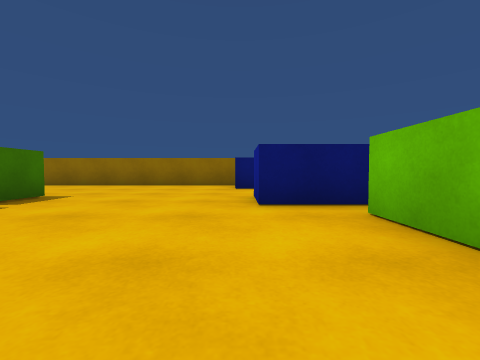
[1] (above)

17 first-person views from a walk through a scene from a Unity 3-D project. The camera is 0.51 m above the floor, tilts 2° down and sees 90° across. The floor is counted in squares, 1 m on a side. Each view is taken from the middle of a square. On the plan, view 1 faces up. The plan holds only what a view shows up to about 9 squares ahead; the rest is blank. The place goes on beyond the plan. The player character is not drawn. Surface patterns are stand-ins for the level's own textures.

[2]
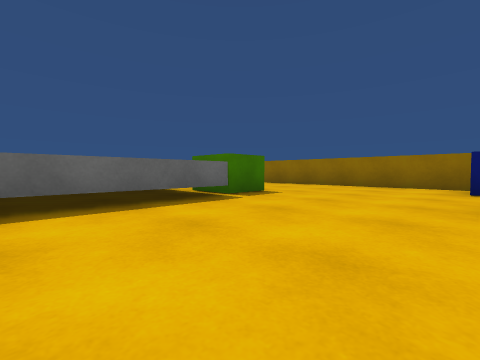

[3]
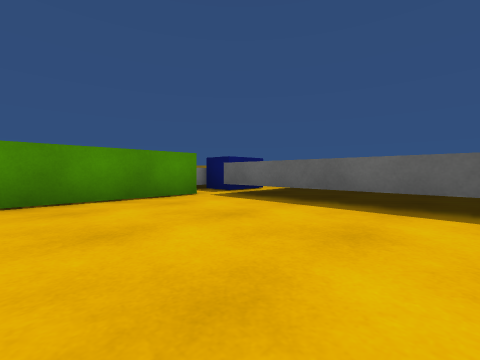

[4]
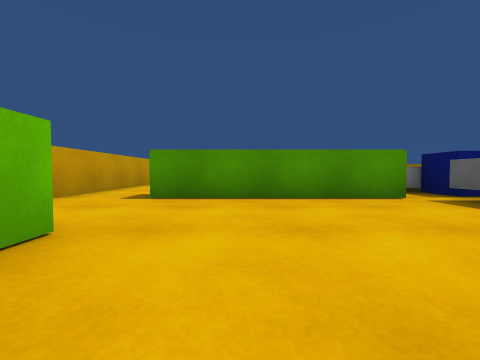

[5]
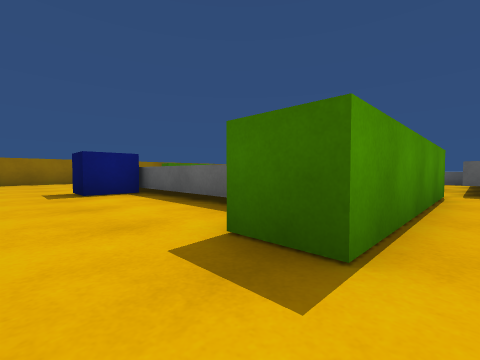

[6]
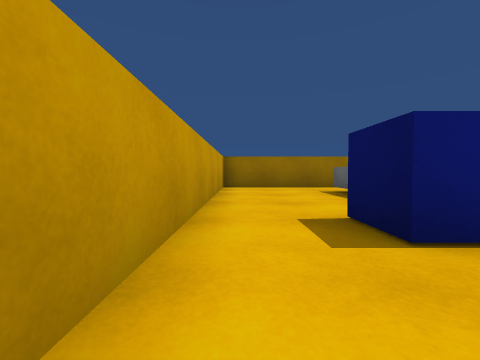

[7]
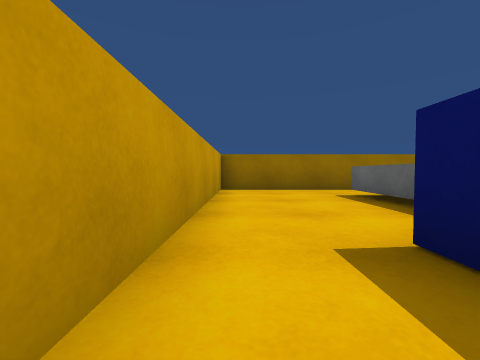

[8]
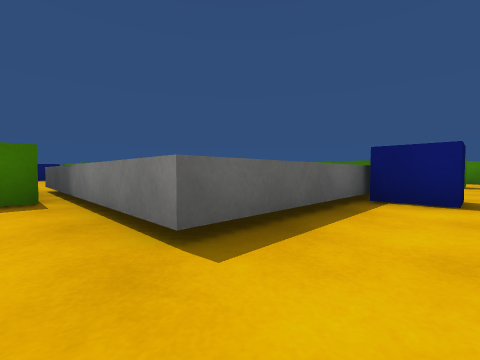

[9]
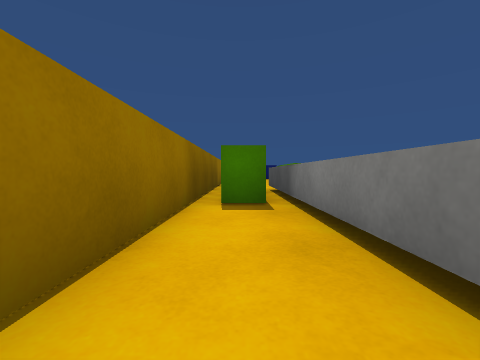

[10]
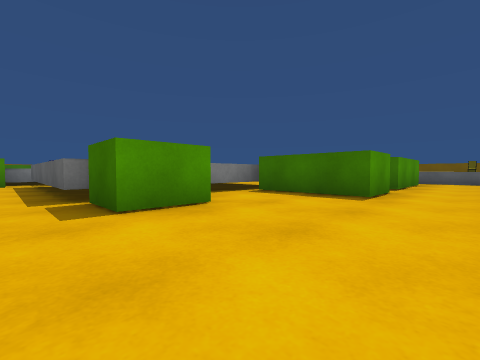

[11]
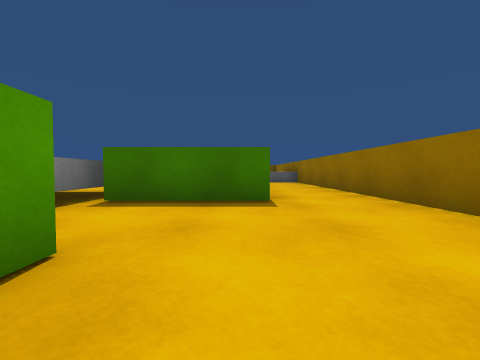

[12]
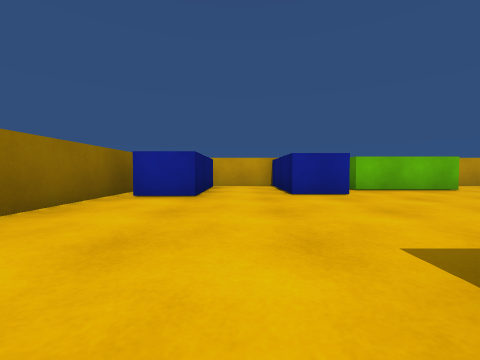

[13]
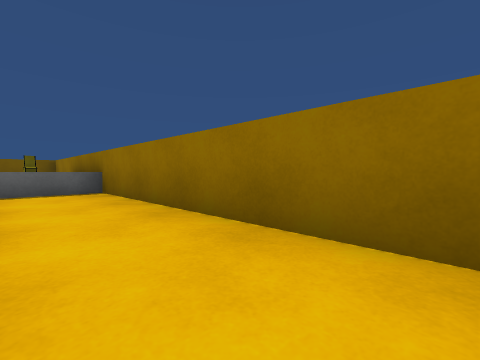

[14]
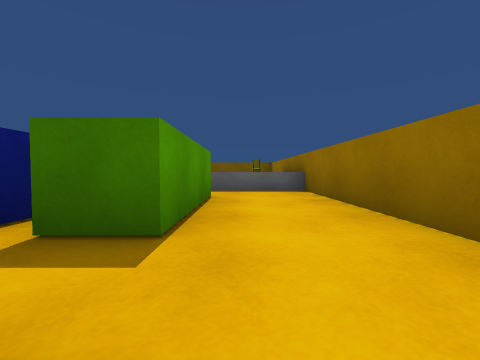

[15]
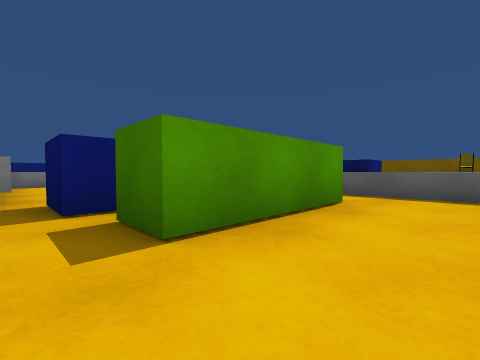

[16]
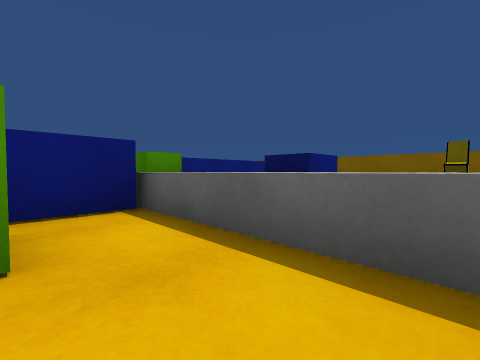

[17]
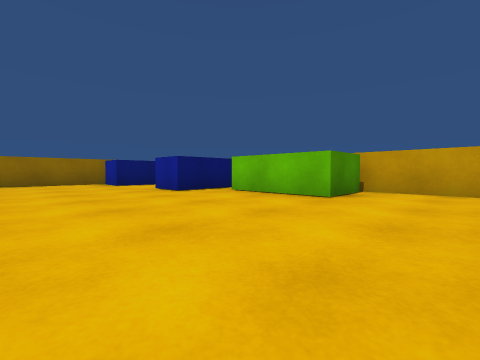

### Floor plan
Key: @ floor where view 1 was taken; # wall or solid block; x gap in a wall; . floor; ^ raised ledge; B green block; L blue block.
Columns run from 18 left of view 1 to 4 right of it. Each row starts with its distance up from view 1.
  9 ####################
  8 ^ ^...............##
  7 ^^^...............#####
  6  ^^.####.##...........#
  5   ^#####. #..BB....####
  4    #   #. #..BB....##
  3  BB    .^^^^^^^.....#
  2        .^     ^.....#
  1        .^     ^.....#
  0        .^     ^...@.###
 -1        .^     ^.......#
 -2        ^^^^^^^^.......#
 -3          ^..LLLx####..#
 -4               L^   ...#
 -5                   ^...#
 -6                   ^...#
 -7                   ^...#
 -8                    LL.#
 -9                   ^...#
-10                   ^...#
-11                   ^...#
-12             ^^^^^^^...#
-13                #......#
-14           #############

Positions as (right, up) in squares from view 1, and headings:
1: (0, 0), facing up
2: (0, 0), facing up-left
3: (0, 2), facing down-left
4: (0, 2), facing down
5: (3, -2), facing down-left
6: (3, -6), facing down
7: (3, -7), facing down
8: (2, -13), facing up-left
9: (1, -13), facing left
10: (-3, 8), facing down-left
11: (-4, 6), facing left
12: (-5, 6), facing right
13: (-9, 7), facing up-left
14: (-9, 7), facing left
15: (-10, 8), facing down-left
16: (-14, 8), facing down-left
17: (-3, -2), facing up-right
